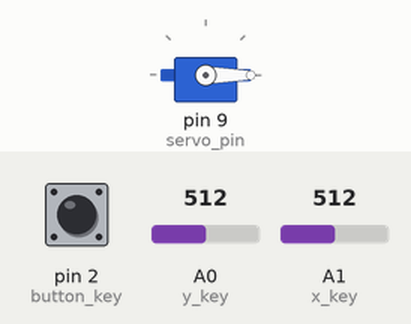
Simulated run of this sketch. Board: Arduino Uno, built with avr-gcc and run on an emulated ATmega328P. On the bench: servo. The test bench sets the inputs (shaded band); at power-on: A0 (y_key) = 512, pin 2 (button_key) HIGH, A1 (x_key) = 512.

Above: at 1.2 s.
1.3 s: A0 (y_key) set to 307
2.8 s: A0 (y_key) set to 282
At 4.3 s:
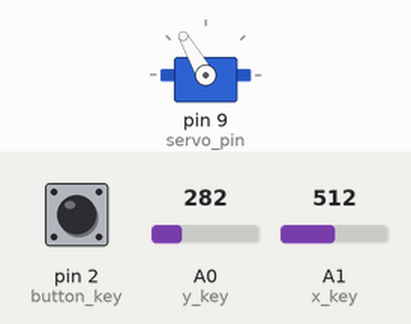
4.9 s: A0 (y_key) set to 689
6.4 s: A0 (y_key) set to 708
At 6.55 s:
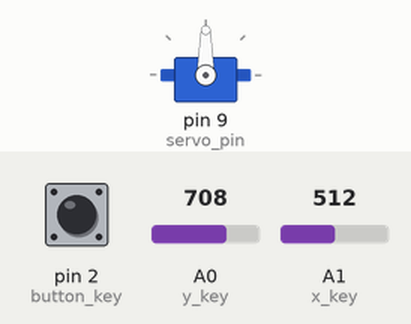
8.2 s: pin 2 (button_key) pulled LOW for 1 s
At 10.2 s:
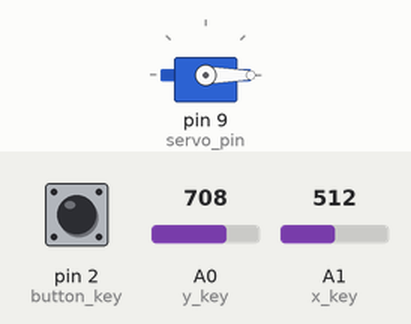
10.7 s: pin 2 (button_key) pulled LOW for 3.2 s
At 11.1 s:
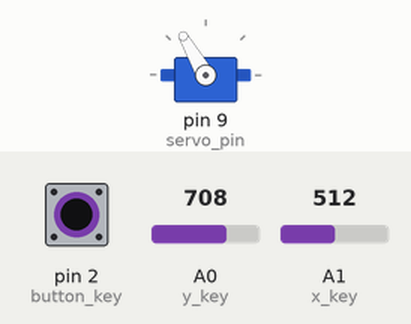
Timing chart, 0 to 15.8 s (numbered marks = the images above; inputs shaded):
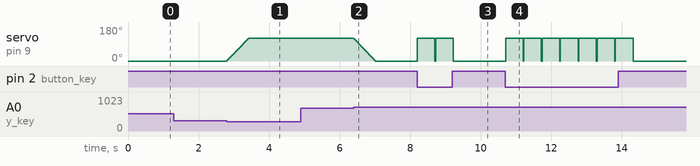

Measured:
- the behaviour switches between 300 and 299 on A0 (y_key) (found by bisection; images 0 and 1)
- the behaviour switches between 700 and 701 on A0 (y_key) (found by bisection; images 1 and 2)
- after the input at 1.3 s, every drawn part: stays the same
- after the input at 2.8 s, servo on pin 9 (servo_pin): moves from 0° to 120° over 0.62 s, starting at once
- after the input at 4.9 s, every drawn part: stays the same
- after the input at 6.4 s, servo on pin 9 (servo_pin): moves from 120° to 0° over 0.62 s, starting at once
- after the input at 8.2 s, servo on pin 9 (servo_pin): 0° → 120° at once, → 0° 1.0 s later
- after the input at 10.7 s, servo on pin 9 (servo_pin): alternates 120° for 0.50 s and 0° for 0.02 s, 14 changes in all, then stays 0°, starting at once

The sketch:

sketch_may14a.ino
```cpp
#include <Servo.h>

Servo servo;
int x_key = A1; // Pin voor de X-as van de joystick
int y_key = A0; // Pin voor de Y-as van de joystick
int button_key = 2; // Pin voor de drukknop van de joystick
int x_pos; //Variabele voor de positie van de X-as van de joystick
int y_pos; // Variabele voor de positie van de Y-as van de joystick
int servo_pin = 9; //Pin voor de ServoMotor
int initial_position = 0; // Beginspositie van de servo

void setup() {
  Serial.begin(9600);
  servo.attach(servo_pin); // Sluit de servo aan op de servo_pin
  servo.write(initial_position); // Beginpositie van de servo
  pinMode(x_key, INPUT); // Stel de X-as van de joystick in als input
  pinMode(y_key, INPUT); // Stel de Y-as van de joystick in als input
  pinMode(button_key, INPUT_PULLUP); // Drukknop pin als input met interne pull-up weerstand
}

void loop() {
  LeftRight(); // Roep de functie LeftRight() aan

  // Controleer of de drukknop wordt ingedrukt
  if (digitalRead(button_key) == LOW) {
    Pressed(); // Roep de functie Pressed() aan
  }
}

void LeftRight() {
  x_pos = analogRead(x_key);
  y_pos = analogRead(y_key);

  if (y_pos < 300) { // Als de joystick naar boven wordt gedrukt
    if (initial_position < 120) { // Controleer of de maximale positie niet overschreden wordt
      initial_position += 2; // Verhoog de hoek van de servo met 2 graden
      servo.write(initial_position); // Stuur de servo naar de nieuwe positie
      delay(10);
    }
  } else if (y_pos > 700) { // Als de joystick naar beneden wordt gedrukt
    if (initial_position > 0) { // Controleer of de minimale positie niet overschreden wordt
      initial_position -= 2; // Verlaag de hoek van de servo met 2 graden
      servo.write(initial_position); // Stuur de servo naar de nieuwe positie
      delay(10);
    }
  }
}

void Pressed() {
  // Draai de servo van 0 naar 120 graden en keer dan terug naar 0 graden
  for (int angle = 0; angle <= 120; angle += 2) {
    servo.write(angle); // Stuur de servo naar de huidige hoek
  }
  delay(500); // Wacht 0.5 seconden voordat de servo terugkeert naar de beginpositie
  // Keer terug naar de beginpositie (0 graden)
  servo.write(0);
  delay(15); // Voeg een kleine vertraging toe voor stabiliteit
}
```
